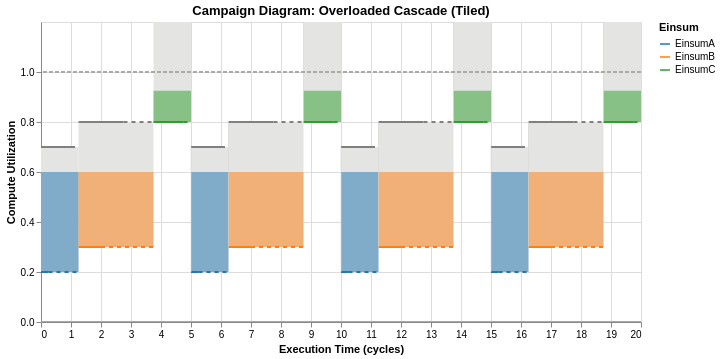
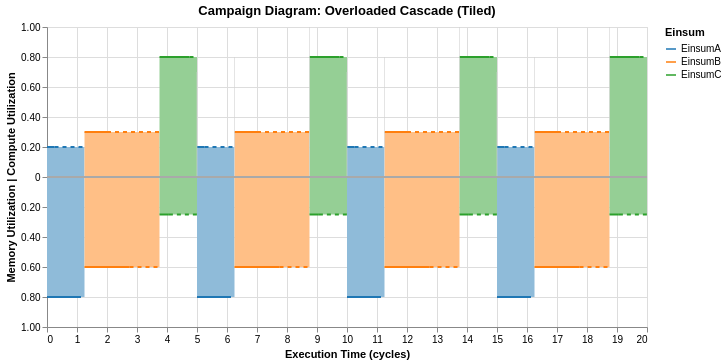

Notebook code for these charts, in order:
### Markdown cell above
#### Tiled

### Code cell
num_of_tiles = 4
tiled_cascade = original_cascade.tile(num_of_tiles)
campaign_diagram = CampaignDiagram(tiled_cascade)
campaign_diagram.draw().interactive().show()
campaign_diagram.draw(dual_mode=True).interactive()
